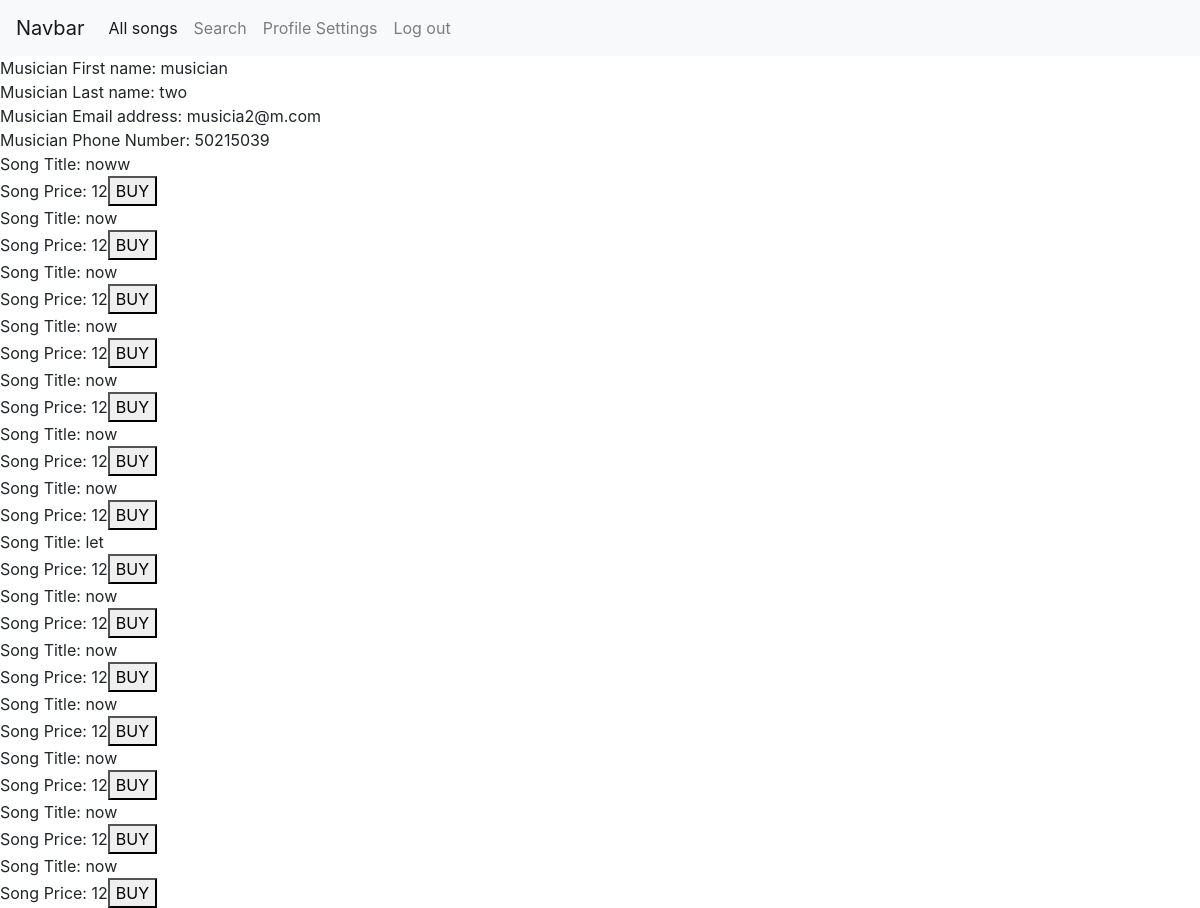
/musician-profile.php?musicianId=61 (signed in), run on the app's committed database.
### tables this page shows
CREATE TABLE `users` (
  `id` int(11) NOT NULL,
  `username` varchar(25) NOT NULL,
  `email` varchar(50) NOT NULL,
  `firstName` varchar(50) NOT NULL,
  `lastName` varchar(70) NOT NULL,
  `password` varchar(75) NOT NULL,
  `dateOfCreation` datetime NOT NULL,
  `address` varchar(500) NOT NULL,
  `phoneNumber` char(8) NOT NULL,
  `dateOfCancelation` datetime NOT NULL,
  `CPR` char(11) NOT NULL,
  `isMusician` tinyint(1) NOT NULL,
  `paidMoney` decimal(10,0) NOT NULL
);

CREATE TABLE `songs` (
  `id` int(11) NOT NULL,
  `musicianId` int(11) NOT NULL,
  `title` varchar(250) NOT NULL,
  `duration` char(5) NOT NULL,
  `year` char(4) NOT NULL,
  `genre` varchar(70) NOT NULL,
  `price` decimal(10,0) NOT NULL,
  `songFile` varchar(250) NOT NULL
);

### includes/classes/Musician.php (called while the page is built, shortened)
<?php
class Musician{
    private $musicianId;
    private $firstName;
    private $lastName;
    private $email;
    private $phoneNumber;
    public function __construct($pdo, $musicianId)
    {
        $this->pdo = $pdo;
        $this->musicianId = $musicianId;
        $musicianQuery = $this->pdo->prepare("SELECT * FROM users WHERE id = ?");
        $musicianQuery->execute([$this->musicianId]);
        $this->fetchedData = $musicianQuery->fetch();
        $this->firstName = $this->fetchedData['firstName'];
        $this->lastName = $this->fetchedData['lastName'];
        $this->email = $this->fetchedData['email'];
        $this->phoneNumber = $this->fetchedData['phoneNumber'];
    }
    public function getFirstName(){
        return $this->firstName;
    }
    public function getLastName(){
        return $this->lastName;
    }
    public function getEmaile(){
        return $this->email;
    }
    public function getPhoneNumber(){
        return $this->phoneNumber;
    }
    public function getSongsId(){
        $songsQuery = $this->pdo->prepare("SELECT id FROM songs WHERE musicianId = ?");
        $songsQuery->execute([$this->musicianId]);
        $result = $songsQuery->fetchAll();
        $songArray = array();
        foreach($result as $song){
            array_push($songArray, $song['id']);
        }
        return $songArray;
    }
}

### includes/classes/Song.php (called while the page is built, shortened)
<?php
class Song{
    private $songId;
    private $title;
    private $price;
    public function __construct($pdo, $songId)
    {
        $this->pdo = $pdo;
        $this->songId = $songId;
        $songQuery = $this->pdo->prepare("SELECT * FROM songs WHERE id = ?");
        $songQuery->execute([$this->songId]);
        $this->fetchedData = $songQuery->fetch();
        $this->title = $this->fetchedData['title'];
        $this->price = $this->fetchedData['price'];
    }
    public function getTitle(){
        return $this->title;
    }
    public function getSongId(){
        return $this->songId;
    }
    public function getPrice(){
        return $this->price;
    }
}

### musician-profile.php (the view, shortened to what this page needs)
<?php
include ("includes/header.php");
include("includes/classes/Musician.php");
include("includes/classes/Song.php");
if(isset($_GET['musicianId'])){
    $musicianId = $_GET['musicianId'];
    $findMusicianInUsers = $pdo->prepare("SELECT id FROM users WHERE id=?");
    $findMusicianInUsers->execute([$musicianId]);
    $rows = $findMusicianInUsers->fetchAll();
    $num_rows = count($rows);
    if($num_rows > 0){
        $musicianClass = new Musician($pdo,$musicianId);
        $musicianFirstName = $musicianClass->getFirstName();
        $musicianLastName = $musicianClass->getLastName();
        $musicianEmail = $musicianClass->getEmaile();
        $musicianPhone = $musicianClass->getPhoneNumber();
        echo "
            Musician First name: $musicianFirstName<br>
            Musician Last name: $musicianLastName<br>
            Musician Email address: $musicianEmail<br>
            Musician Phone Number: $musicianPhone<br>
        ";
        $songIdArray = $musicianClass->getSongsId();
        foreach($songIdArray as $songId){
            $songClass = new Song ($pdo,$songId);
            $songTitle = $songClass->getTitle();
            $songPrice = $songClass->getPrice();
            $songId = $songClass->getSongId();
            echo "Song Title: $songTitle<br>
                    Song Price: $songPrice";
            echo "<a href='buy.php?id=".$songId."'><button>BUY</button></a><br>";
        }
    }
}else{
    header('Location: songs-list.php');
}
?>

### includes/header.php (shortened to what this page needs)
<!DOCTYPE html>
<html lang="en">
<head>
    <link rel="stylesheet" href="assets/styles/style.css">
    <link rel="stylesheet" href="https://stackpath.bootstrapcdn.com/bootstrap/4.3.1/css/bootstrap.min.css">
</head>
<body>
<nav class="navbar navbar-expand-lg navbar-light bg-light">
  <a class="navbar-brand" href="#">Navbar</a>
  <div class="collapse navbar-collapse" id="navbarNav">
    <ul class="navbar-nav">
      <li class="nav-item active">
        <a class="nav-link" href="index.php">All songs</a>
      </li>
      <li class="nav-item">
        <a class="nav-link" href="search.php">Search</a>
      </li>
      <li class="nav-item">
        <a class="nav-link" href="user-settings.php">Profile Settings</a>
      </li>
      <li class="nav-item">
        <a class="nav-link" href="logout.php">Log out</a>
      </li>
    </ul>
  </div>
</nav>

### assets/styles/style.css (style rules this page uses)
a { cursor: pointer; color: blue; }

### data on the page
users: firstName "musician", lastName "two", email "musicia2@m.com", phoneNumber "50215039"
songs: title "noww", price "12"
songs: title "now", price "12"
songs: title "now", price "12"
songs: title "now", price "12"
songs: title "now", price "12"
songs: title "now", price "12"
songs: title "now", price "12"
songs: title "let", price "12"
songs: title "now", price "12"
songs: title "now", price "12"
songs: title "now", price "12"
songs: title "now", price "12"
songs: title "now", price "12"
songs: title "now", price "12"
